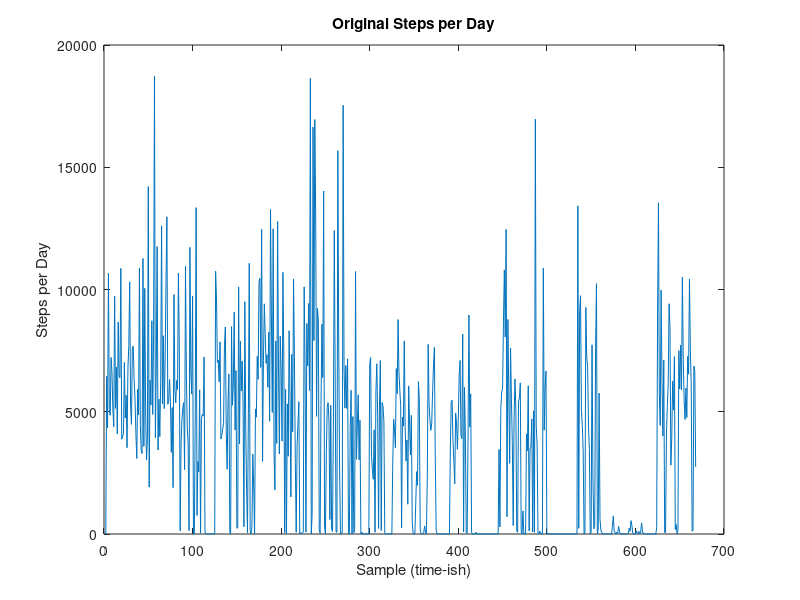
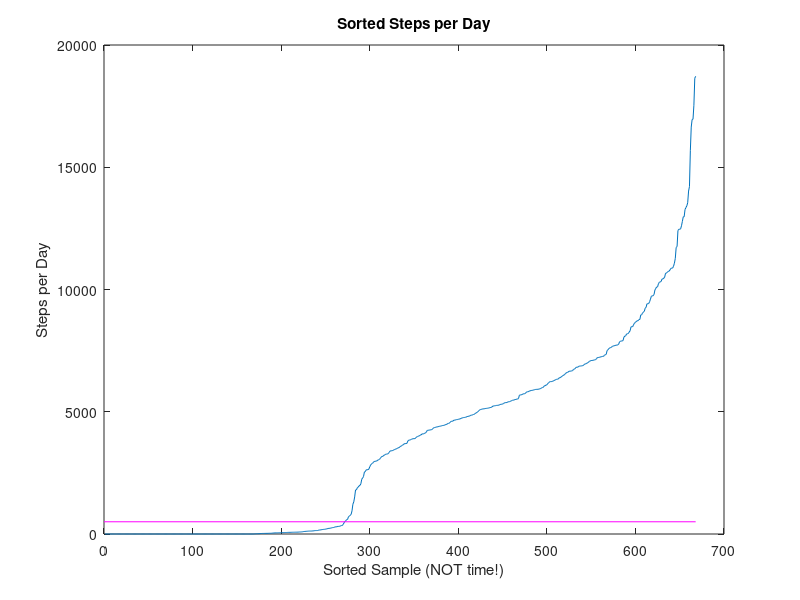
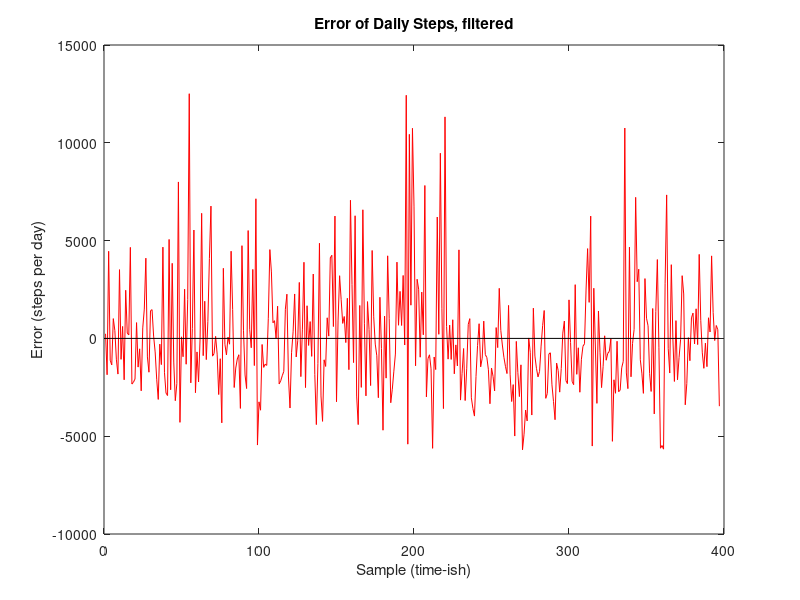
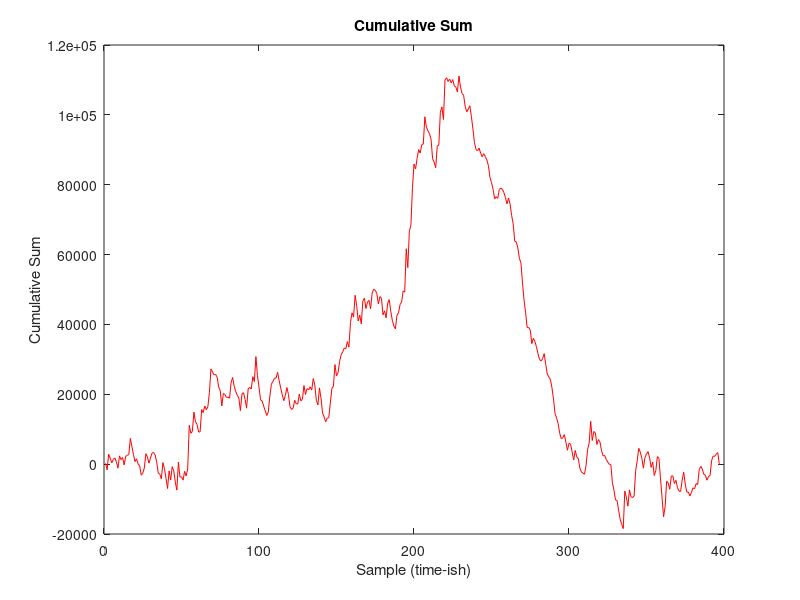

These figures' MATLAB source, in order:
% run change point analysis
% this is to create the figures needed for the lecture.

close all
clear
clc

dailySteps = csvread('dailySteps.csv');
% the first column is the month number, and the second is the daily step count.  We don't need the first column, so let's drop it.
dailySteps = dailySteps(:, 2);

% Let's plot this so we have an idea of what we are working with
figure
plot(dailySteps)
xlabel('Sample (time-ish)')
ylabel('Steps per Day')
title('Original Steps per Day')
saveas(gcf, 'dailySteps.png')
pause(2)

% Let's order these and plot them all.
step_threshold = 500 % from what we will see in a second here
figure
plot(sort(dailySteps))
hold on
plot([0, length(dailySteps)], [step_threshold, step_threshold], 'm-')
xlabel('Sorted Sample (NOT time!)')
ylabel('Steps per Day')
title('Sorted Steps per Day')
saveas(gcf, 'dailySteps_sorted.png')
pause(2)

% we can see that there are some really small values, and also some really large values.
% knowing that low step counts may indicate the device wasn't worn, or was only breifly worn, we can establish a filter to remove these.
% You can consider finding the standard deviation of the dataset, and then remove the lower step counts
% Or we can threshold the data to something reasonable.  What's reasonable?  150 steps isn't "normal".  What about 250?
% I want to use 270, see the above figure
dailySteps = dailySteps(dailySteps > step_threshold, :)

% we need to mean center the data
dailySteps_err = (dailySteps - round(mean(dailySteps))); % error from mean, rounding to make it easier to see what is going on
figure
plot(dailySteps_err, 'r-')
hold on
plot([0, length(dailySteps_err)], [0, 0], 'k-')
hold off
xlabel('Sample (time-ish)')
ylabel('Error (steps per day)')
title('Error of Daily Steps, filtered')
saveas(gcf, 'dailySteps_err.png')

% next we introduce the key steps in CPA, everything before was data prep
csum_err = cumsum(dailySteps_err)
figure
plot(csum_err, 'r-')
xlabel('Sample (time-ish)')
ylabel('Cumulative Sum')
title('Cumulative Sum')
hold on
saveas(gcf, 'dailySteps_cumsum_err.png')
pause(2)

% but how much of this is from chance alone?
%%%%%%%%%%%%%%%%%%%%%%%%%%%%%%%%%%%%%%%%%%%%%%%%%%%%%%%%%%%%%%%%%%
% lets do some bootstrapping!
bootstrap_iterations = 10
csum_err_bootstrap = [];
for i = 1:bootstrap_iterations
	X_bootstrap = [dailySteps_err, rand(size(dailySteps_err))];
	X_bootstrap = sortrows(X_bootstrap, 2)(:,1);
	csum_err_bootstrap = [csum_err_bootstrap, cumsum(X_bootstrap)];
end

% show us what's going on
for i = 1:bootstrap_iterations
	plot(csum_err_bootstrap(:, i), 'b-')
end
plot(csum_err, 'r-', linewidth=3)
title('Cumulative Sum, Bootstrap 10')
saveas(gcf, 'dailySteps_cumsum_err_bootstraped_10.png')
pause(2)

hold off

%%%%%%%%%%%%%%%%%%%%%%%%%%%%%%%%%%%%%%%%%%%%%%%%%%%%%%%%%%%%%%%%%%
% determine if we have a real change point
% this can be identified as our original data set (cumsum) being greater or lesser than the randomly sorted simulations
range_bootstrap = max(csum_err_bootstrap, [], 1) - min(csum_err_bootstrap, [], 1);
range_csum = max(csum_err, [], 1) - min(csum_err, [], 1);
[x, ix] = max(abs(csum_err));
confidence = sum(range_bootstrap < range_csum) / length(range_bootstrap)

if (confidence > .975)
	% if we have a high enough confidence (which is dependent on how many boot strap simulations we did), then we can say we have a change point
	% and if we have a change point, we have to cut the data set into two parts, left and right, and re-run this on each.
	change_point = ix
end

% cut the daily steps in half
dailySteps_left = dailySteps(1:ix)
dailySteps_right = dailySteps(ix:end)

% let's just use a copy paste from above, though I want YOU to write a function to do this...
dailySteps_err = (dailySteps_left - round(mean(dailySteps_left))); % error from mean, rounding to make it easier to see what is going on
csum_err = cumsum(dailySteps_err)
figure
plot(csum_err, 'r-')
hold on
title('Left Cumulative Sum')
saveas(gcf, 'dailySteps_left_cumsum_err.png')
pause(2)
bootstrap_iterations = 10
csum_err_bootstrap = [];
for i = 1:bootstrap_iterations
	X_bootstrap = [dailySteps_err, rand(size(dailySteps_err))];
	X_bootstrap = sortrows(X_bootstrap, 2)(:,1);
	csum_err_bootstrap = [csum_err_bootstrap, cumsum(X_bootstrap)];
end
for i = 1:bootstrap_iterations
	plot(csum_err_bootstrap(:, i), 'b-')
end
plot(csum_err, 'r-', linewidth=3)
title('Left Cumulative Sum, Bootstrap 10')%, 'Interpreter', 'latex')
saveas(gcf, 'dailySteps_left_cumsum_err_bootstraped_10.png')
pause(2)
hold off
range_bootstrap = max(csum_err_bootstrap, [], 1) - min(csum_err_bootstrap, [], 1);
range_csum = max(csum_err, [], 1) - min(csum_err, [], 1);
[x, ix] = max(abs(csum_err));
confidence = sum(range_bootstrap < range_csum) / length(range_bootstrap)

% great, so it sure looks like we have a change point in the main dataset, but not on the left alone.
% let's confirm by doing a "real" number of iterations

% again but with 1000 iterations
dailySteps_err = (dailySteps - round(mean(dailySteps))); % error from mean, rounding to make it easier to see what is going on
csum_err = cumsum(dailySteps_err)
figure
plot(csum_err, 'r-')
hold on
% saveas(gcf, 'dailySteps_left_cumsum_err.png')
% pause(2)
bootstrap_iterations = 1000
csum_err_bootstrap = [];
for i = 1:bootstrap_iterations
	X_bootstrap = [dailySteps_err, rand(size(dailySteps_err))];
	X_bootstrap = sortrows(X_bootstrap, 2)(:,1);
	csum_err_bootstrap = [csum_err_bootstrap, cumsum(X_bootstrap)];
end
for i = 1:bootstrap_iterations
	plot(csum_err_bootstrap(:, i), 'b-')
end
plot(csum_err, 'r-', linewidth=3)
title('Cumulative Sum, Bootstrap 1000')
saveas(gcf, 'dailySteps_cumsum_err_bootstraped_1000.png')
pause(2)
hold off
range_bootstrap = max(csum_err_bootstrap, [], 1) - min(csum_err_bootstrap, [], 1);
range_csum = max(csum_err, [], 1) - min(csum_err, [], 1);
[x, ix] = max(abs(csum_err));
confidence = sum(range_bootstrap < range_csum) / length(range_bootstrap)

% and the left
% let's just use a copy paste from above, though I want YOU to write a function to do this...
dailySteps_err = (dailySteps_left - round(mean(dailySteps_left))); % error from mean, rounding to make it easier to see what is going on
csum_err = cumsum(dailySteps_err)
figure
plot(csum_err, 'r-')
hold on
% saveas(gcf, 'dailySteps_left_cumsum_err.png')
% pause(2)
bootstrap_iterations = 1000
csum_err_bootstrap = [];
for i = 1:bootstrap_iterations
	X_bootstrap = [dailySteps_err, rand(size(dailySteps_err))];
	X_bootstrap = sortrows(X_bootstrap, 2)(:,1);
	csum_err_bootstrap = [csum_err_bootstrap, cumsum(X_bootstrap)];
end
for i = 1:bootstrap_iterations
	plot(csum_err_bootstrap(:, i), 'b-')
end
plot(csum_err, 'r-', linewidth=3)
title('Left Cumulative Sum, Bootstrap 1000')
saveas(gcf, 'dailySteps_left_cumsum_err_bootstraped_1000.png')
pause(2)
hold off
range_bootstrap = max(csum_err_bootstrap, [], 1) - min(csum_err_bootstrap, [], 1);
range_csum = max(csum_err, [], 1) - min(csum_err, [], 1);
[x, ix] = max(abs(csum_err));
confidence = sum(range_bootstrap < range_csum) / length(range_bootstrap)
